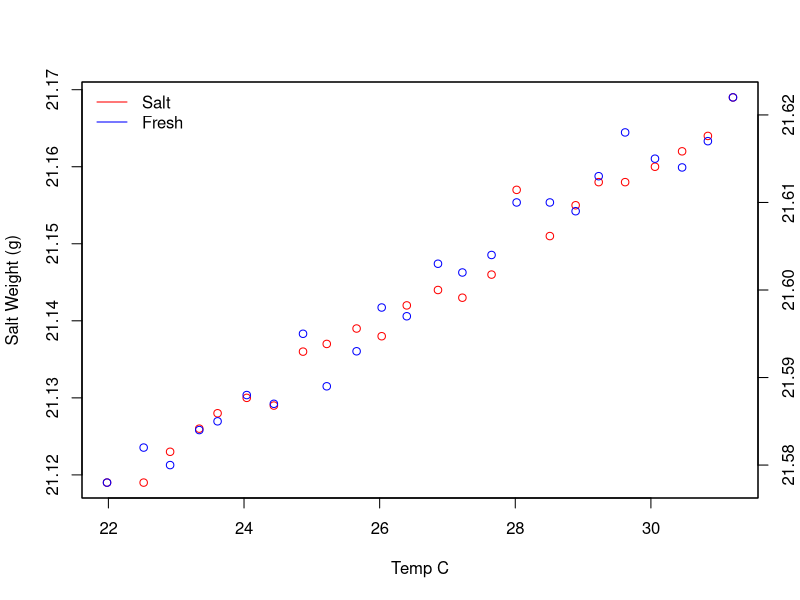
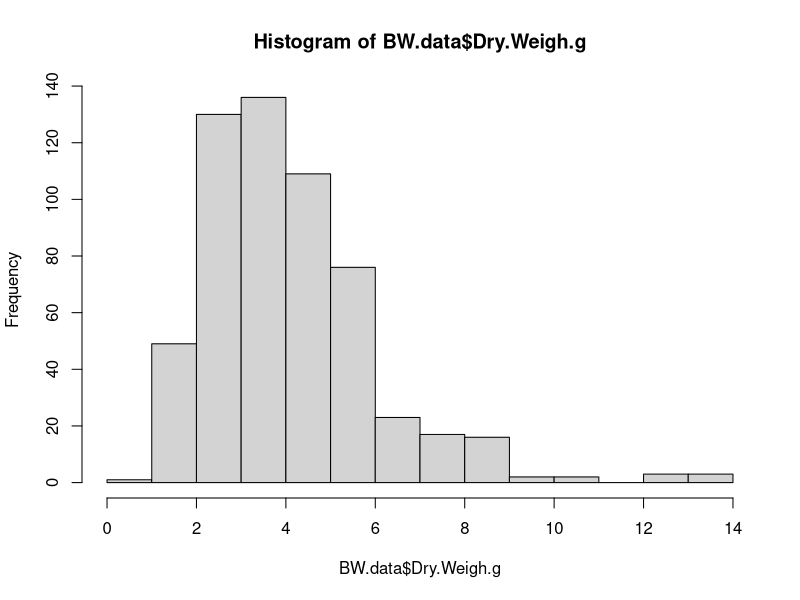

Write the R code that produced these figures, in order. (Note: this script raises an error after producing the figures.)
## ---- chunk 1
knitr::opts_chunk$set(echo = TRUE)
## ---- chunk 2
#rm(list=ls()) # removes all prior objects

library("car") #levenes test
library("ggplot2") #plotting
library("plotrix") #plotting
library("reshape") #data shaping
require("gridExtra") #Arrange Plots for output
require("plyr") #for ddply
require("dplyr")
require("utils")
library("reshape2") #data shaping
library(lubridate)

#load metadata
geno.frag<-read.csv("UROP_metadata_colony.csv")
  geno.frag$genotype<-as.factor(as.character(geno.frag$genotype))
  geno.frag$frag.id<-as.factor(as.character(geno.frag$frag.id))

#load shade levels
shade.levels<-read.csv("shade.levels.csv")
  shade.levels$frag.id<-as.factor(as.character(shade.levels$frag.id))
  shade.levels$treatment<-as.factor(as.character(shade.levels$treatment))
  shade.levels$light.level<-as.factor((shade.levels$light.level))
  shade.levels<-unique(shade.levels) #remove dups

  # geno_fragid<-geno.frag$frag.id               #Check for missing data
  # shade.levels_fragid<-shade.levels$frag.id
  #diffs<-as.data.frame(setdiff( geno_fragid, shade.levels_fragid))
  metadata<-merge(shade.levels,geno.frag, by.x="frag.id",no.dups=T)

#add in depth data
geno.depth<-read.csv("UROP_geno_Depth.csv")
  # meta_genoID<-metadata$genotype        ##### Check for missing data
  # depth_genoID<-geno.depth$genotype
  #diffs<-as.data.frame(setdiff(meta_genoID, depth_genoID)) # no depth data for 912, 916, 909, 911, 910, 922, 920
  metadata<-merge(metadata,geno.depth, by.x="genotype")

# add tank meta
tank<-read.csv("UROP_frag_tank.csv")

metadata<-merge(metadata,tank, by.x="frag.id")

## ---- chunk 3
BW.data.T0 <-read.csv('Buoyant_weight/UROP_BW_T0_20171029.csv') 
BW.data.T1 <-read.csv('Buoyant_weight/UROP_BW_T1_20171129.csv') 
BW.data.T2 <-read.csv('Buoyant_weight/UROP_BW_T2_20180108.csv')
BW.data <- rbind(BW.data.T0, BW.data.T1, BW.data.T2) #combine

BW.data<-merge(BW.data, metadata, by.x= "frag.id") 

  BW_fragid<-BW.data$frag.id
  meta_fragid<-metadata$frag.id
  setdiff(BW_fragid, meta_fragid) #check what we lose, 142 144  73 283 217  cannot find genotype info in MO notes


BW.data$frag.id<-as.factor(as.character(BW.data$frag.id))
BW.data$temp.c<-as.numeric(BW.data$temp.c)
BW.data$time.point<-as.factor(as.character(BW.data$time.point))

BW <- BW.data$mass.g
Temp <- BW.data$temp.C 


#HP
# load data 
CalData<-read.csv('Buoyant_weight/Bouyant_weight_calibration_curve.csv', header=T, sep=",")
#Data with Standard weights in grams in deionized water, saltwater, and the temp that they were measured at

#plot relationship between temp and Standard in fresh and salt water
plot(CalData$Temp, CalData$StandardSalt, col = 'red', ylab = 'Salt Weight (g)', xlab = 'Temp C')
par(new=TRUE)
plot(CalData$Temp, CalData$StandardFresh, col = 'blue',xaxt="n",yaxt="n",xlab="",ylab="")
axis(4)
mtext("'Fresh Weight (g)'",side=4,line=3)
legend("topleft",col=c("red","blue"),lty=1,legend=c("Salt","Fresh"), bty = "n")

#linear regression between temp and Standard
#Salt water standard measures
StandardSaltModel <- lm(CalData$StandardSalt~CalData$Temp)
summary(StandardSaltModel)
summary(StandardSaltModel)$r.squared
StandardSaltModel$coef

#Fresh water standard measures
StandardFreshModel <- lm(CalData$StandardFresh~CalData$Temp)
summary(StandardFreshModel)
summary(StandardFreshModel)$r.squared
StandardFreshModel$coef

BW <- BW.data$mass.g
Temp <- BW.data$temp.c 

BWCalc_Mcap <- function(StandardAir= 39.092, Temp, BW, CoralDensity = 2.03){
  #Parameters---------------------------------------------------------------
  # StandardAir is the weight of the Standard in air (Default set at 39.092 grams weighed on balance)
  # Temp is the temperature of the water during the coral measurement
  # BW is the buoywant weight of the coral
  # CoralDensity <- 2.03 #g cm-3, set aragonite density for Montipora from literature 
  #Montipora Arag = 2.03 g cm-3 average from table 2 in Anthony 2003 Functional Ecology 17:246-259
  

 #Calculation------------------------------------------------------------
  #Step 1: correct the Standard weights for temperature
  # StandardFresh is the weight of the Standard in  fresh water at temp x
  # StandardSalt is the weight of the Standard in salt water at temp x
  
  # This is based on a calibration curve for Standards weighed in fresh and salt water at many temps
StandardFresh <- StandardFreshModel$coef[-1]*Temp + StandardFreshModel$coef[1] 
StandardSalt <- StandardSaltModel$coef[-1]*Temp + StandardSaltModel$coef[1] 
  
  # Step 2: Use weight in air and freshwater of the  Standard to calculate
  # the density of the Standard (Davies eq. 4)
FreshDensity <- 1 #Fresh water has a density of 1 g/cm3
StandardDensity <- FreshDensity/(1-(StandardFresh/StandardAir)) 
  
  # Step 3: Calculate the density of seawater using the density of the Standard
  # (Spencer Davies eq. 3)
SWDensity <- StandardDensity*(1-(StandardSalt/StandardAir))
  
  # Step 4: Calculate the dry weight of the coral (Davies eq. 1)
CoralWeight <- BW/(1-(SWDensity/CoralDensity))
  
  return(CoralWeight) #returns coral dry weights in g
}
   
BW.data$Dry.Weigh.g <- BWCalc_Mcap(BW=BW, Temp=Temp) #use function to calculate dry weight
hist(BW.data$Dry.Weigh.g) #not normal
 #BW.data$Dry.Weigh.g_log<-log10(BW.data$Dry.Weigh.g+1)
 #hist(BW.data$Dry.Weigh.g_log) #better
#boxplot(BW.data$Dry.Weigh.g_log) #examine data

# Entering the tidyverse!!!
BW.data <- tibble(BW.data)
BW.data <- BW.data %>%
  select(-mass.g, -temp.c, -notes, -date, -tratment, -treatment) 

BW.data <- BW.data %>%
  mutate(big.tank = factor(big.tank),
         tank = factor(tank))
## ---- chunk 4
# Read in and tidy processed qPCR data
qpcr <- read_csv("qPCR/qpcr_processed.csv")

qpcr <- qpcr %>%
  select(frag.id, time, propD, dom = Dom, mix = Mix) %>%
  mutate(time.point = if_else(time == "Time1", "T0", "T2")) %>%
  select(-time)

# Join qPCR data with BW data and sample metadata
df <- full_join(BW.data, qpcr)

# Number of rows corresponding to each genotype at each time point
df %>%
  group_by(genotype, time.point) %>%
  dplyr::summarize(n = n()) %>%
  pivot_wider(names_from = time.point, values_from = n)

# Colony 867 has 8 frags associated with it--- change frags 47-50 to genotype 999
df <- df %>%
  mutate(genotype = as.character(genotype)) %>%
  mutate(genotype = if_else(frag.id %in% c("47", "48", "49", "50"), "999", genotype)) %>%
  mutate(genotype = factor(genotype))



df %>% filter(frag.id == 283)
BW.data.T0 %>% filter(frag.id == 283)



# Samples with qPCR data but NO BW data
missing_bw <- anti_join(qpcr, BW.data)

# Samples with BW data but NO qPCR data
missing_qpcr <- anti_join(BW.data, qpcr) %>%
   filter(time.point == "T0")

# Number of rows corresponding to each genotype at each time point
df %>%
  group_by(genotype, time.point) %>%
  dplyr::summarize(n = n()) %>%
  pivot_wider(names_from = time.point, values_from = n)


# Any genotypes with different symbionts?
df %>%
  group_by(genotype) %>%
  drop_na(dom) %>%
  dplyr::summarize(sym = paste0(unique(dom), collapse = ",")) %>%
  filter(nchar(sym) > 1)

# Look at data for one genotype
df %>%
  dplyr::filter(genotype == 867)  %>%
  arrange(frag.id, time.point) %>%
  print(n = nrow(.))
